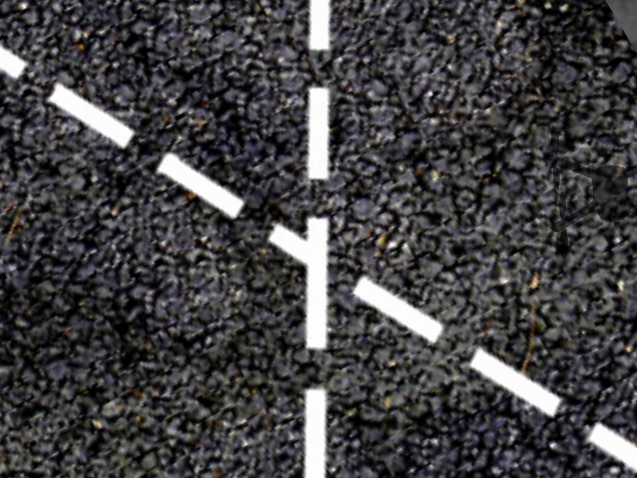
#> input picture vision/testpic_cross.png, 637 x 478 px, found by its file name
$ python eyes_old.py
#> lines starting #> are read from the running program, lines starting #| are printed output that depends on the picture; after the words box and inside, x2 and y2 are one past the last pixel; in counts of white or black regions, pixels touching at a corner belong together
### vision/shapedetector.py
import cv2
# https://www.pyimagesearch.com/2016/02/08/opencv-shape-detection/

class ShapeDetector:
    def __init__(self):
        pass

    def detect(self, c):
        shape = "unknown"
        peri = cv2.arcLength(c, True)
        approx = cv2.approxPolyDP(c, 0.045 * peri, True) # orig: 0.04

        if len(approx) <= 5 or len(approx) > 3:
            (x, y, w, h) = cv2.boundingRect(approx)
            ar = w / float(h)

            if w > 10 and h > 10:
                if ar >= 0.05 and ar <= 0.9:
                    shape = "rectangle"
                elif ar > 1.1:
                    shape = "rectangle"
        return shape

### vision/shape.py
from math import atan2, degrees
from helpers.vision import Helpers
import math


class Line:
    def __init__(self, guidepoint, p1, p2, imgcenter, vx = None, vy = None):
        self.guidepoint = guidepoint
        self.p1 = p1
        self.p2 = p2
        self.angle = self.calculateangle(p1, p2)
        self.centerdistance = self.calculatecenterdistance(imgcenter, guidepoint)
        self.imgcenter = imgcenter
        self.vx = vx
        self.vy = vy
        pass

    def calculateangle(self, p1, p2):
        xDiff = p2[0] - p1[0]
        yDiff = p2[1] - p1[1]
        angle = degrees(atan2(yDiff, xDiff))
        # if angle < 0:
        #     return 180 + angle
        return angle

    def calculatecenterdistance(self, center, guidepoint):
        h = Helpers()
        return h.distance(center, guidepoint)

    def plot_point(self, point, angle, length):
        # angle = angle - 90

        # unpack the first point
        startx = point[0]
        starty = point[1]

        x1 = startx
        y1 = starty
        x2 = x1 + math.cos(math.radians(angle)) * length
        y2 = y1 + math.sin(math.radians(angle)) * length

        return [(int(x1), int(y1)), (int(x2), int(y2))]

    def line_intersection(line1, line2):
        xdiff = (line1[0][0] - line1[1][0], line2[0][0] - line2[1][0])
        ydiff = (line1[0][1] - line1[1][1], line2[0][1] - line2[1][1])  # Typo was here

        def det(a, b):
            return a[0] * b[1] - a[1] * b[0]

        div = det(xdiff, ydiff)
        if div == 0:
            raise Exception('lines do not intersect')

        d = (det(*line1), det(*line2))
        x = det(d, xdiff) / div
        y = det(d, ydiff) / div
        return int(x), int(y)

### helpers/vision.py
from math import atan2, degrees
from numpy import average
import cv2
import numpy as np


class Helpers:
    def __init__(self):
        pass

    def angleAvg(self, angle):
        vals = map(lambda a: a[2], angle)
        return average(vals)

    # [14 lines left out: functions rotateImage, averageLineDeg, not called in this run]

    def distance(self, pt_1, pt_2):
        pt_1 = np.array((pt_1[0], pt_1[1]))
        pt_2 = np.array((pt_2[0], pt_2[1]))
        return np.linalg.norm(pt_1 - pt_2)

    # [33 lines left out: functions distance_non_abs, closest_point_to, map_values, not called in this run]

### !sandbox/eyes_old.py
# parser: rtph264depay
# _parserName = "h264parse";
# _swDecoderName = "avdec_h264";
# for raw video https://stackoverflow.com/questions/39492658/working-example-of-rtpvrawpay-in-gstreamer
# gstreamer tutorial http://www.einarsundgren.se/gstreamer-basic-real-time-streaming-tutorial/
# capture latest frame https://stackoverflow.com/questions/43665208/how-to-get-the-latest-frame-from-capture-device-camera-in-opencv-python#targetText=Your%20program%20should%20be%20able,last%20frame%20in%20the%20queue.&targetText=As%20per%20OpenCV%20reference%2C%20vidcap.read()%20returns%20a%20bool.
# appsink properties https://gstreamer.freedesktop.org/documentation/app/appsink.html?gi-language=c#properties


import cv2
import time
#  gst-launch-1.0 -v udpsrc port=5000 caps = "application/x-rtp, media=(string)video, clock-rate=(int)90000, encoding-name=(string)H264, payload=(int)96" ! rtph264depay ! decodebin ! videoconvert ! autovideosink
# gst-launch-1.0 -v  udpsrc port=5600 ! "application/x-rtp, payload=127" ! rtph264depay ! avdec_h264 ! autovideosink
from helpers.vision import Helpers
from vision.shapedetector import ShapeDetector
from vision.shape import Line

# [12 lines of commented-out code are left out]

while True:
    start_time = time.time()
    frame = cv2.imread('testpic_cross.png')
#> frame is the input picture: shape (478, 637, 3); mean B, G, R 67.2, 65.3, 66.5
    # [5 lines of commented-out code are left out]
    gray = cv2.cvtColor(frame, cv2.COLOR_BGR2GRAY)
    blurred = cv2.GaussianBlur(gray, (5, 5), 0)

    thresh = cv2.threshold(blurred, 240, 255, cv2.THRESH_BINARY)[1]
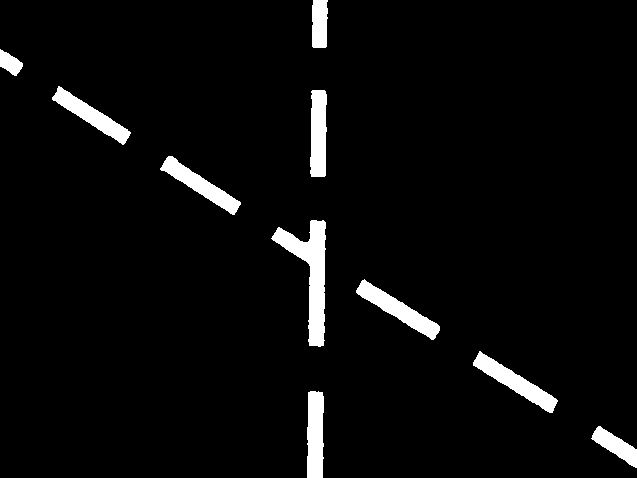
#> thresh: shape (478, 637); 4.2% white; 10 white regions
    # cv2.imshow('threh', thresh)
    cnts = cv2.findContours(thresh.copy(), cv2.RETR_EXTERNAL, cv2.CHAIN_APPROX_SIMPLE)
#> cnts = 10 contours; largest, box (x1, y1, x2, y2) and area: (271, 220, 326, 347) 2446, (356, 279, 440, 340) 1378, (473, 351, 558, 413) 1376, (307, 391, 324, 478) 1256, (160, 156, 241, 215) 1250

    sd = ShapeDetector()
    h = Helpers()

    rows, cols = frame.shape[:2] # frame dimensions
#> rows = 478; cols = 637

    lines = []
    angle1 = []
    angle2 = []
    i = 0

    img_center = (int(cols / 2), int(rows / 2))
#> img_center = (318, 239)

    cv2.circle(frame, img_center, 7, (100, 100, 100), -1) # Image center point
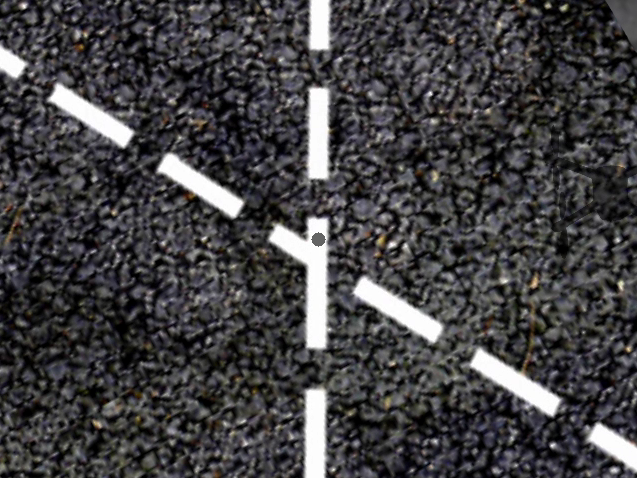
#> frame: shape (478, 637, 3); 0.05% of pixels changed, all inside (x1, y1, x2, y2) = (311, 232, 326, 247)

    for c in cnts[0]:
        shape = sd.detect(c)
        cv2.drawContours(frame, [c], -1, (255, 0, 0), 1)
        if shape == "rectangle":
            M = cv2.moments(c)  # get rectangle X and Y axis -  https://www.youtube.com/watch?v=AAbUfZD_09s
            if M["m00"] == 0:
                continue
            # calculate center point of rectangle
            cX = int(M["m10"] / M["m00"])
            cY = int(M["m01"] / M["m00"])
            cv2.circle(frame, (cX, cY), 7, (0, 0, 255), -1) # circle in center of shape
        else:
            continue

        i = i + 1

        [vx, vy, x, y] = cv2.fitLine(c, cv2.DIST_L2, 0, 0.01, 0.01)
        lefty = int((-x * vy / vx) + y)
        righty = int(((cols - x) * vy / vx) + y)

        point1 = (cols - 1, righty)
        point2 = (0, lefty)

        newline = Line((cX, cY), point1, point2, img_center)
        # cv2.line(frame, newline.p1, newline.p2, (0, 255, 0), 2)  # Draw discovered line


        lines.append(newline)
#> this loop made 10 passes
#> (shape, peri in detect, approx in detect, w in detect, ar in detect) on passes 2, 3, 4, 6, 7, 8: ('rectangle', 205.2, [[310, 391], [307, 477], [322, 477], [323, 396]], 17, 0.195), ('rectangle', 227.3, [[479, 351], [473, 365], [552, 412], [555, 398]], 83, 1.34), ('rectangle', 223.3, [[361, 281], [358, 294], [435, 337], [436, 323]], 79, 1.39), ('rectangle', 215.1, [[166, 158], [161, 170], [234, 214], [239, 201]], 79, 1.39), ('rectangle', 203.2, [[312, 90], [310, 173], [324, 176], [326, 94]], 17, 0.195), ('rectangle', 211.7, [[58, 86], [53, 100], [125, 142], [127, 129]], 75, 1.32)
#> (shape, peri in detect, w in detect, ar in detect, cX) on pass 5: ('rectangle', 367.6, 50, 0.394, 310)
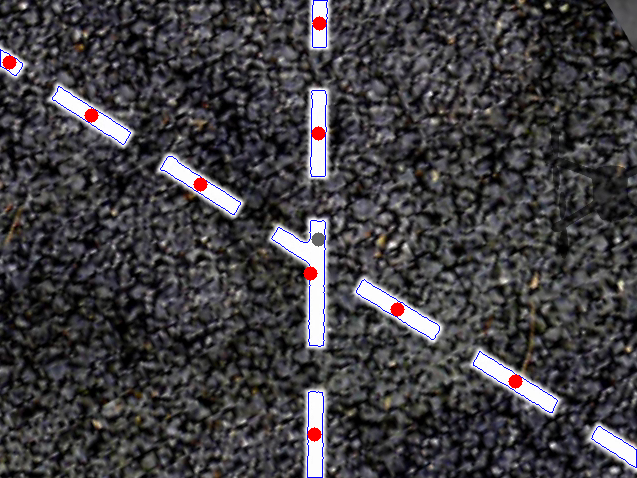
#> frame: shape (478, 637, 3); 1% of pixels changed, all inside (x1, y1, x2, y2) = (0, 0, 637, 478)
#> after the loop, i = 9; lines = 9 items
        # break


    if len(lines) < 2:
        #not enough lines, nothing todo here
        continue


    ## CALCULATE YAW DRIFT
    # get best based on two neared points ahead

    # use only lines ahead of current position
    lines_ahead = [l for l in lines if l.guidepoint[1] <= img_center[1]]
#> lines_ahead = 5 items

    # sort lines by distance from frame center
    lines_ahead.sort(key=lambda l: l.centerdistance)

    # drown quidepoints of intresting lines
    cv2.circle(frame, lines_ahead[0].guidepoint, 7, (0, 255, 0), -1)  # closest point to center of image
    cv2.circle(frame, lines_ahead[1].guidepoint, 7, (255, 255, 0), -1)  # ... one above it
    cv2.circle(frame, lines_ahead[2].guidepoint, 7, (255, 255, 0), -1)  # ... and one below


    # draw best course line (line between next block and one after that, ahead of current pos)
    best_course = Line(lines_ahead[0].guidepoint, lines_ahead[0].guidepoint, lines_ahead[1].guidepoint, img_center)
    cv2.line(frame, best_course.p1, best_course.p2, (0, 255, 0), 2)  # Draw ideal flight line

    # draw current heading just for reference
    current_direction = Line(img_center, img_center, (int(cols/2), 0), img_center)
    cv2.line(frame, current_direction.p1, current_direction.p2, (100, 200, 100), 2)
    yaw_drift = round(best_course.angle, 0)
#> yaw_drift = 157

    if yaw_drift < 260 and yaw_drift > 270:
        # if best cours is to right, give negative angle from 0 deg
        yaw_drift = yaw_drift - 360
    ## END OF YAW

    ## CALCULATE ROLL DRIFT
    # based on two closed points to center

    # sort by distance from image center
    lines.sort(key=lambda l: l.centerdistance)

    cv2.circle(frame, lines[0].guidepoint, 7, (0, 255, 255), -1)  # closest point to center of image
    cv2.circle(frame, lines[1].guidepoint, 7, (0, 255, 255), -1)  # ... one above it

    # fit line trough
    roll_line = Line(lines[0].guidepoint, lines[0].guidepoint, lines[1].guidepoint, img_center)
    cv2.line(frame, roll_line.p1, roll_line.p2, (0, 255, 255), 2)  # Draw it

    # Line perpendicular to roll line
    cross_line = roll_line.plot_point(img_center, int(roll_line.angle) + 90, 250)
#> cross_line = [(318, 239), (224, 470)]

    # closest point on roll line to image center
    cross_point = Line.line_intersection((roll_line.p1, roll_line.p2), (cross_line[0], cross_line[1]))
#> cross_point = (305, 270)
    cv2.circle(frame, cross_point, 4, (255, 0, 255), -1)  # cross line endpoint
#> frame: shape (478, 637, 3); mean B, G, R 66, 63.6, 64.5

    roll_drift = round(h.distance(cross_point, img_center), 0)
#> roll_drift = 34

    ## END OF ROLL DRIFT


    cv2.putText(frame, "Roll drift: " + str(roll_drift) + " px", (10, 40), cv2.FONT_HERSHEY_SIMPLEX, 0.5,
                (255, 255, 100), 2)

    cv2.putText(frame, "Yaw drift: " + str(yaw_drift) + " deg", (10, 60), cv2.FONT_HERSHEY_SIMPLEX, 0.5,
                (255, 255, 100), 2)


    end_time = time.time() - start_time
    cv2.putText(frame, "Calc time: " + str(round(end_time, 4)) + " sec", (10, 20), cv2.FONT_HERSHEY_SIMPLEX, 0.5, (255, 255, 100), 2)
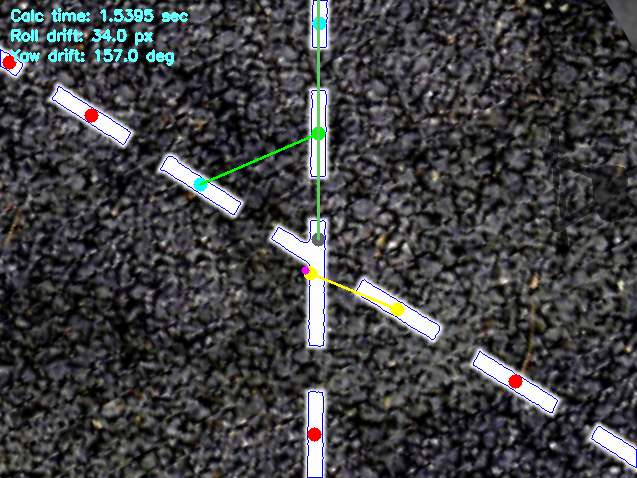
#> frame: shape (478, 637, 3); mean B, G, R 67.9, 65.6, 65

    cv2.imshow('image', frame)

    if cv2.waitKey(1) & 0XFF == ord('q'):
#> (key q is pressed here)
        break

# cap.release()
cv2.destroyAllWindows()
